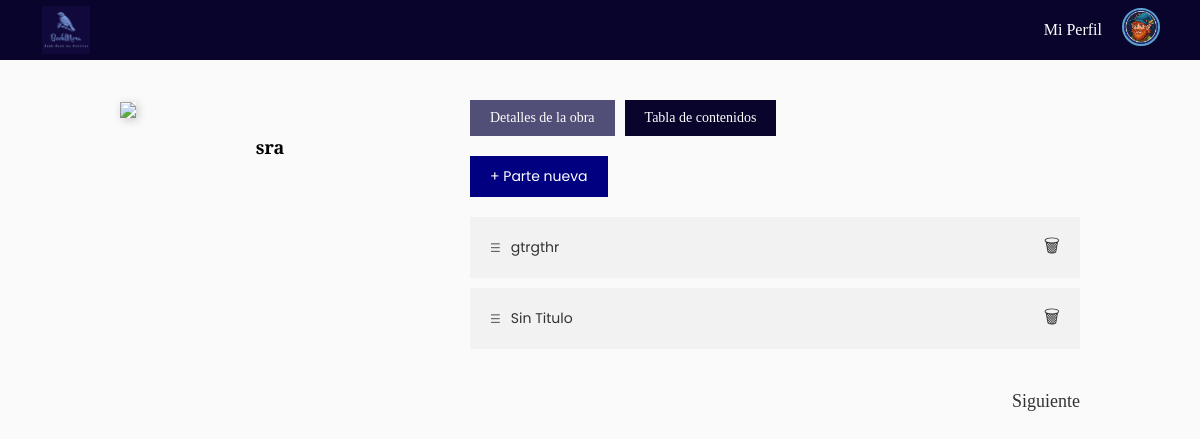
Screenshot of /tabla_contenidos/6/ with the database file from the repository.
### vistas/models.py (models this page shows, shortened)
class Obra(models.Model):
    titulo = models.CharField(max_length=200)
    descripcion = models.TextField()
    personajes = models.CharField(max_length=500, blank=True)
    categoria = models.CharField(max_length=100, blank=True)
    etiquetas = models.CharField(max_length=500, blank=True)
    imagen = models.ImageField(upload_to='obras/', null=True, blank=True)
    imagen_url = models.CharField(max_length=500, blank=True, null=True)
    contenido = models.TextField(blank=True, null=True)
    autor = models.ForeignKey(Practica, on_delete=models.CASCADE)

class Capitulo(models.Model):
    titulo = models.CharField(max_length=200, default="Sin Titulo")
    contenido = models.TextField(blank=True, null=True)
    obra = models.ForeignKey(Obra, on_delete=models.CASCADE)
    fecha_creacion = models.DateTimeField(auto_now_add=True)

### vistas/views.py (the view)
# urls.py: path('tabla_contenidos/<int:obra_id>/', views.tabla_contenidos, name="tabla_contenidos"),
def tabla_contenidos(request, obra_id):
    obra = Obra.objects.get(id=obra_id)
    capitulos = Capitulo.objects.filter(obra=obra)
    return render(request, 'tabla_contenidos.html', {'obra': obra, 'capitulos': capitulos})

### vistas/templates/tabla_contenidos.html (shortened to what this page needs)
{% load static %}
<!DOCTYPE html>
<html lang="es">
<head>
</head>
<body>
    <header class="header-filas">
        <div class="logo-area">
            <a href="{% url 'dashboard' %}">
                <img src="{% static 'images/logo_final_perfil.png' %}" alt="BookMora" style="height: 48px; width: auto; object-fit: contain;">
            </a>
        </div>
        <nav class="nav-area">
            <a href="{% url 'perfil' %}">Mi Perfil</a>
            <div class="nav-avatar">
                <a href="{% url 'perfil' %}"><img src="{% static 'images/avatar_grande.png' %}" alt="Perfil"></a>
            </div>
        </nav>
    </header>
    <div class="main-container">
        <div class="left-col">
            {% if obra.imagen %}
                <img src="{{ obra.imagen.url }}" class="book-cover-large">
            {% elif obra.imagen_url %}
                 <img src="{{ obra.imagen_url }}" class="book-cover-large">
            {% else %}
                <img src="{% static 'images/libro_jardin.png' %}" class="book-cover-large">
            {% endif %}
            <div style="text-align: center; margin-top: 10px;">
                <h3 style="font-family: 'Playfair Display', serif; font-size: 18px;">{{ obra.titulo }}</h3>
            </div>
        </div>
        <div class="right-col">
            <div class="tabs">
                <a href="{% url 'editar_obra' obra.id %}" class="tab-btn inactive">Detalles de la obra</a>
                <a href="#" class="tab-btn active">Tabla de contenidos</a>
            </div>
            <a href="{% url 'escribir_capitulo_nuevo' obra.id %}" class="new-part-btn">+ Parte nueva</a>
            <div class="chapter-list">
                {% for cap in capitulos %}
                <div class="chapter-item">
                    <a href="{% url 'escribir_capitulo' obra.id cap.id %}" class="chapter-title">
                        <span class="chapter-icon">☰</span>
                        {{ cap.titulo }}
                    </a>
                    <span class="delete-icon" onclick="openModal('{% url 'eliminar_capitulo' cap.id %}')">🗑</span>
                </div>
                {% empty %}
                <p>No hay partes aún.</p>
                {% endfor %}
            </div>
            <div class="next-btn-container">
                <a href="{% url 'perfil' %}" class="next-btn">Siguiente</a>
            </div>
        </div>
    </div>
</body>
</html>

### vistas/templates/tabla_contenidos.html (style rules this page uses)
* { margin: 0; padding: 0; box-sizing: border-box; }
body { font-family: 'Poppins', sans-serif; background-color: #fafafa; }
.header-filas { background-color: #08042b; height: 60px; display: flex; align-items: center; justify-content: space-between; padding: 0 40px; }
.logo-area a { display: flex; align-items: center; }
.nav-area { display: flex; align-items: center; gap: 20px; }
.nav-area a { color: #fff; text-decoration: none; font-family: 'Playfair Display', serif; }
.nav-avatar img { width: 38px; height: 38px; border-radius: 50%; border: 2px solid #5ba4cf; object-fit: cover; }
.main-container { max-width: 1000px; margin: 40px auto; padding: 0 20px; display: flex; gap: 50px; }
.left-col { flex: 0 0 300px; }
.book-cover-large { width: 100%; box-shadow: 2px 2px 10px rgba(0,0,0,0.2); }
.right-col { flex: 1; }
.tabs { display: flex; gap: 10px; margin-bottom: 20px; }
.tab-btn { background-color: #08042b; color: #fff; padding: 10px 20px; text-decoration: none; font-family: 'Playfair Display', serif; font-size: 14px; }
.tab-btn.active { background-color: #08042b; }
.tab-btn.inactive { background-color: #0b0640; opacity: 0.7; }
.new-part-btn { background-color: #000080; color: #fff; padding: 10px 20px; border: none; display: inline-block; margin-bottom: 20px; text-decoration: none; font-size: 14px; cursor: pointer; }
.chapter-list { display: flex; flex-direction: column; gap: 10px; }
.chapter-item { background-color: #f2f2f2; padding: 15px 20px; display: flex; justify-content: space-between; align-items: center; }
.chapter-title { color: #333; font-size: 14px; display: flex; align-items: center; gap: 10px; text-decoration: none; flex: 1; }
.chapter-icon { font-size: 12px; color: #666; }
.delete-icon { font-size: 18px; color: #333; cursor: pointer; text-decoration: none; }
.next-btn-container { text-align: right; margin-top: 40px; }
.next-btn { background: none; border: none; font-family: 'Playfair Display', serif; font-size: 18px; color: #333; cursor: pointer; text-decoration:none; }

### rows the page displays
Obra: titulo "sra"
Capitulo: titulo "gtrgthr"
Capitulo: titulo "Sin Titulo"
